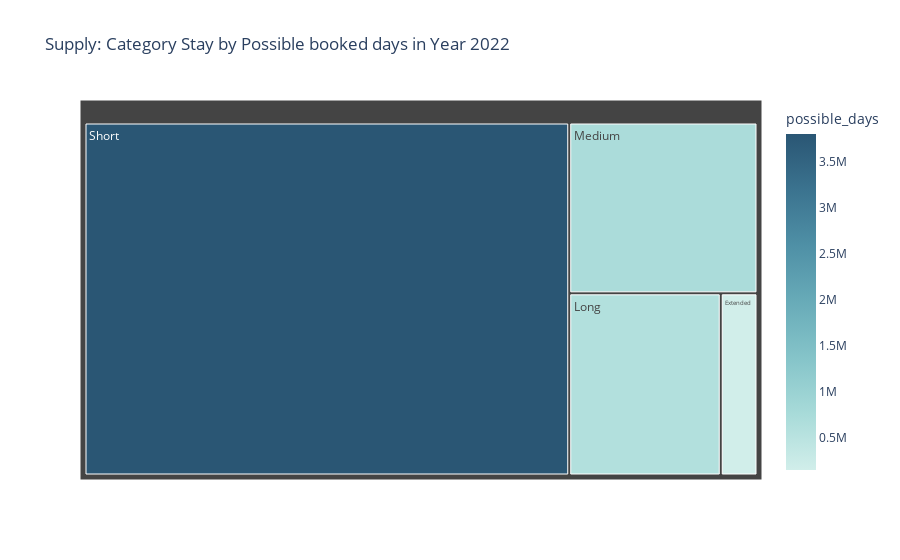

Here is the notebook cell this chart was saved with:
### Code cell
# treemap
fig = px.treemap(df_grouped_by_possibledays, 
                 path=['category_stay'], 
                 values='possible_days', 
                 title="Supply: Category Stay by Possible booked days in Year 2022",
                 color='possible_days',
                 color_continuous_scale='Teal'
                 )
fig.show()

### Figure 1 — Plotly figure (JSON) as saved in the notebook; plotly's stock layout.template omitted (floating-point values rounded to 4 significant figures)
{"data": [{"branchvalues": "total", "customdata": [[148600.0], [612500.0], [713600.0], [3797000.0]], "domain": {"x": [0, 1], "y": [0, 1]}, "hovertemplate": "labels=%{label}<br>possible_days_sum=%{value}<br>parent=%{parent}<br>id=%{id}<br>possible_days=%{color}<extra></extra>", "ids": ["Extended", "Long", "Medium", "Short"], "labels": ["Extended", "Long", "Medium", "Short"], "marker": {"coloraxis": "coloraxis", "colors": [148600.0, 612500.0, 713600.0, 3797000.0]}, "name": "", "parents": ["", "", "", ""], "type": "treemap", "values": [148600.0, 612500.0, 713600.0, 3797000.0]}], "layout": {"coloraxis": {"colorbar": {"title": {"text": "possible_days"}}, "colorscale": [[0, "rgb(209, 238, 234)"], [0.1667, "rgb(168, 219, 217)"], [0.3333, "rgb(133, 196, 201)"], [0.5, "rgb(104, 171, 184)"], [0.6667, "rgb(79, 144, 166)"], [0.8333, "rgb(59, 115, 143)"], [1, "rgb(42, 86, 116)"]]}, "legend": {"tracegroupgap": 0}, "title": {"text": "Supply: Category Stay by Possible booked days in Year 2022"}}}
